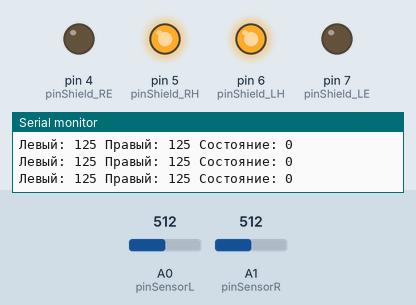
Simulated run of this sketch. Board: Arduino Uno, built with avr-gcc and run on an emulated ATmega328P. Parts: output pins drawn as LEDs (lit = HIGH), the last lines printed to the serial monitor. The inputs (shaded band) are chosen by the test bench; at power-on: A0 (pinSensorL) = 512, A1 (pinSensorR) = 512.

Above: at 3.2 s.
3.3 s: A0 (pinSensorL) set to 821
6.3 s: A0 (pinSensorL) set to 849
At 6.7 s:
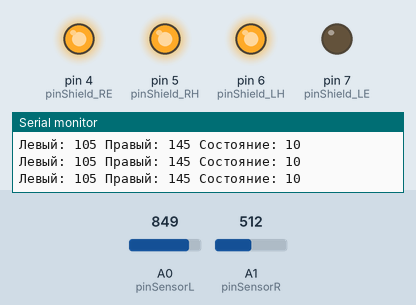
7.8 s: A1 (pinSensorR) set to 823
10.8 s: A1 (pinSensorR) set to 839
At 11.2 s:
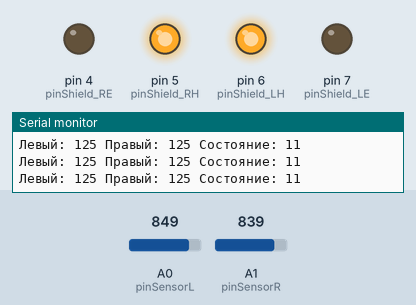
13.8 s: A0 (pinSensorL) set to 716
At 14.1 s:
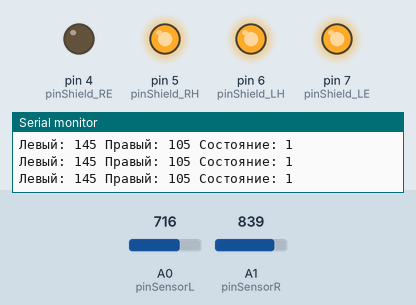
15.3 s: A1 (pinSensorR) set to 716
At 15.8 s:
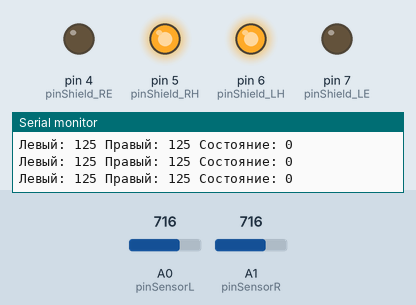
Timing chart, 0 to 18.3 s (numbered marks = the images above; inputs shaded):
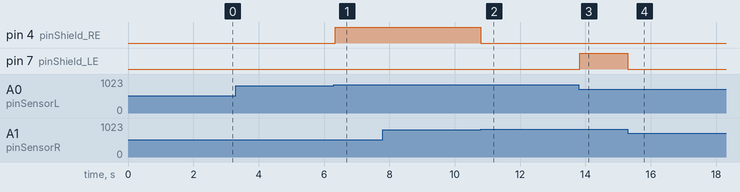

The sketch:

fol_t_line.ino
```cpp
#define pinSensorL A0  // Левый датчик линии (аналоговый пин A0)
#define pinSensorR A1  // Правый датчик линии (аналоговый пин A1)
#define pinShield_LH 6 // Направление ЛЕВОГО мотора (HIGH/LOW = вперед/назад)
#define pinShield_LE 7 // Скорость ЛЕВОГО мотора (ШИМ, 0-255)
#define pinShield_RE 4 // Скорость ПРАВОГО мотора (ШИМ, 0-255)
#define pinShield_RH 5 // Направление ПРАВОГО мотора (HIGH/LOW = вперед/назад)


const uint16_t valSensor1 = 930;  // Значение датчика НА линии (черный)
const uint16_t valSensor0 = 730;  // Значение датчика ВНЕ линии (белый)
const uint8_t valSpeed = 125;     // Базовая скорость (50% от максимума 255)
const uint8_t valTurning = 20;    // Интенсивность поворота
const uint32_t tmrDelay = 2000;   // Время потери линии до остановки (2 сек)
const bool arrRoute[2] = {1,1};   // Направление моторов [правый, левый]


uint8_t arrSpeed[2];     // Текущие скорости моторов [правый, левый]
uint16_t valSensorM;     // ПОРОГОВОЕ значение датчика (середина между линией и полем)
uint8_t valSensor;       // ТЕКУЩЕЕ состояние датчиков в битах (0bxxxxxxLR)
bool flgLine;            // Флаг: 0=темная линия, 1=светлая линия
int8_t flgTurning;       // Направление: -1=влево, 0=прямо, +1=вправо
bool flgPWM;             // Флаг необходимости обновить скорости моторов
bool flgStop;            // Флаг необходимости остановки
uint32_t tmrMillis;      // Таймер для отслеживания потери линии


void setup(){
//  Узнаём цвет линии используемой на трассе
    flgLine = (valSensor0 > valSensor1);                            // Если условие выполняется - линия светлая, иначе тёмная
//  Вычисляем среднее значение между показаниями датчиков на линии и вне линии
    if(flgLine){ valSensorM = valSensor1 + (valSensor0 - valSensor1) / 2; }
    else       { valSensorM = valSensor0 + (valSensor1 - valSensor0) / 2; }
//  Устанавливаем начальную скорость обоих моторов
    arrSpeed[1] = valSpeed;                                         // Скорость левого мотора
    arrSpeed[0] = valSpeed;                                         // Скорость правого мотора
//  Устанавливаем начальные флаги
    flgPWM = 1; flgTurning = 0; flgStop = 0;
//  Устанавливаем режим работы выводов и направление моторов
    pinMode     (pinSensorL,   INPUT      );                        // Левый датчик линии как вход
    pinMode     (pinSensorR,   INPUT      );                        // Правый датчик линии как вход
    pinMode     (pinShield_LH, OUTPUT     );                        // Направление левого мотора как выход
    pinMode     (pinShield_LE, OUTPUT     );                        // ШИМ левого мотора как выход
    pinMode     (pinShield_RE, OUTPUT     );                        // ШИМ правого мотора как выход
    pinMode     (pinShield_RH, OUTPUT     );                        // Направление правого мотора как выход
    digitalWrite(pinShield_LH, arrRoute[1]);                        // Устанавливаем направление левого мотора
    digitalWrite(pinShield_RH, arrRoute[0]);                        // Устанавливаем направление правого мотора
//  Инициализация Serial для отладки
    Serial.begin(9600);
    while(!Serial){}                                                // Ждем инициализации Serial
    Serial.println("Робот готов!");
    Serial.print("Пороговое значение датчиков: ");
    Serial.println(valSensorM);
//  Устанавливаем задержку перед стартом и обновляем таймер
    delay(2000);
    tmrMillis = millis();
}

void loop(){
//  Читаем показания датчиков и преобразуем их в логические уровни
    valSensor = 0;                                                  // Сбрасываем все биты переменной valSensor
    valSensor |= ((analogRead(pinSensorL) > valSensorM) ^ flgLine) << 1;  // Устанавливаем 1 бит (левый датчик)
    valSensor |= ((analogRead(pinSensorR) > valSensorM) ^ flgLine) << 0;  // Устанавливаем 0 бит (правый датчик)

//  Определяем действия в соответствии с текущим положением датчиков
    switch(valSensor){
        case 0b00:                                                  // 00 - Оба датчика вне линии
            tmrMillis = millis();
            flgPWM = 1;
            flgTurning = 0;
            flgStop = 0;
            break;

        case 0b01:                                                  // 01 - Правый датчик на линии, левый вне линии
            tmrMillis = millis();
            flgPWM = 1;
            flgTurning = 1;                                         // Поворачиваем направо
            flgStop = 0;
            break;

        case 0b10:                                                  // 10 - Левый датчик на линии, правый вне линии
            tmrMillis = millis();
            flgPWM = 1;
            flgTurning = -1;                                        // Поворачиваем налево
            flgStop = 0;
            break;

        case 0b11:                                                  // 11 - Оба датчика на линии
            tmrMillis = millis();
            flgPWM = 1;
            flgTurning = 0;                                         // Движемся прямо
            flgStop = 0;
            break;
    }

    // Проверяем переполнение millis()
    if(tmrMillis > millis()) {
        tmrMillis = 0;
    }

    // Останавливаемся если линия потеряна на долгое время
    if(millis() - tmrMillis > tmrDelay) {
        flgPWM = 1;
        flgTurning = 0;
        flgStop = 1;
    }

//  Устанавливаем ШИМ для моторов
    if(flgPWM) {
        flgPWM = 0;

        // Устанавливаем скорости в зависимости от направления поворота
        switch(flgTurning) {
            case -1:  // Поворот налево
                arrSpeed[1] = valSpeed - valTurning;                // Замедляем левый мотор
                arrSpeed[0] = valSpeed + valTurning;                // Ускоряем правый мотор
                break;

            case 0:   // Прямое движение
                arrSpeed[1] = valSpeed;                             // Оба мотора на базовой скорости
                arrSpeed[0] = valSpeed;
                break;

            case 1:   // Поворот направо
                arrSpeed[1] = valSpeed + valTurning;                // Ускоряем левый мотор
                arrSpeed[0] = valSpeed - valTurning;                // Замедляем правый мотор
                break;
        }

        // Ограничиваем скорости в диапазоне 0-255
        arrSpeed[1] = constrain(arrSpeed[1], 0, 255);
        arrSpeed[0] = constrain(arrSpeed[0], 0, 255);

        // Останавливаем моторы если установлен флаг остановки
        if(flgStop) {
            arrSpeed[1] = 0;
            arrSpeed[0] = 0;
        }

        // Применяем скорости к моторам
        analogWrite(pinShield_LE, arrSpeed[1]);
        analogWrite(pinShield_RE, arrSpeed[0]);

        // Отладочный вывод (опционально)
        Serial.print("Левый: ");
        Serial.print(arrSpeed[1]);
        Serial.print(" Правый: ");
        Serial.print(arrSpeed[0]);
        Serial.print(" Состояние: ");
        Serial.println(valSensor, BIN);
    }
}
```

MoR.cpp
```cpp
#include <stdio.h>
#include<locale.h>

typedef long long int RUB;


struct Car
{
	RUB petrol;
	RUB tax;
};


struct Home
{
	RUB tax;
	RUB moving;
	RUB deduction;
	RUB contribution;
	RUB price;
};


struct Person
{
	struct Car car;
	struct Home home;
	RUB bank_account;
	RUB salary;
	RUB investmens;
	RUB monthly_payment;
	RUB food;
	RUB cloth;
	// RUB internet;
	// RUB public_servise;
};


Person JOHN;
Person ANNA;


/* void JOHN_income()
{
	JOHN.bank_account += JOHN.salary;
} */


/* void ANNA_income()
{
	ANNA.bank_account += ANNA.salary;
} */


void JOHN_salary (const int year, const int month)
{
	if (month == 3) {
		JOHN.salary = JOHN.salary * 1.03; // Indexation
	}

	if (year == 2035 && month == 1) {
		JOHN.salary *= 1.5; // Promotion
	}

	JOHN.bank_account += JOHN.salary;
}


void ANNA_salary(const int year, const int month)
{
	if (month == 3) {
		ANNA.salary = ANNA.salary * 1.03; // Indexation
	}

	if (year == 2035 && month == 1) {
		ANNA.salary *= 1.5; // Promotion
	}

	ANNA.bank_account += ANNA.salary;
}


void JOHN_base_expenses ()
{
	JOHN.bank_account -= JOHN.cloth;
	JOHN.bank_account -= JOHN.food;
/*	JOHN.bank_account -= JOHN.internet;
	JOHN.bank_account -= JOHN.public_servise; */
}


void ANNA_base_expenses()
{
	ANNA.bank_account -= ANNA.cloth;
	ANNA.bank_account -= ANNA.food;
/*	ANNA.bank_account -= ANNA.internet;
	ANNA.bank_account -= ANNA.public_servise; */
}


void JOHN_car (const int month)
{
	if (month == 12) {
		JOHN.bank_account -= JOHN.car.tax;
	}

	JOHN.bank_account -= JOHN.car.petrol;
}


void ANNA_car(const int month)
{
	if (month == 12) {
		ANNA.bank_account -= ANNA.car.tax;
	}

	ANNA.bank_account -= ANNA.car.petrol;
}


void JOHN_investments (const int month)
{
	if (month == 1) {
		JOHN.investmens *= 1.15; // Percentages
	}

	JOHN.investmens += JOHN.salary*0.1;
	JOHN.bank_account -= JOHN.salary * 0.1; // Monthly deductions
}


void ANNA_investments (const int month)
{
	if (month == 1) {
		ANNA.investmens *= 1.15; // Percentages
	}

	ANNA.investmens += ANNA.salary * 0.2;
	ANNA.bank_account -= ANNA.salary * 0.2; // Monthly deductions
}


void JOHN_house_tax (const int month)
{
	if (month == 12) {
		JOHN.bank_account -= JOHN.home.tax;
	}
}


void ANNA_moving (const int year, const int month)
{
	if ((year == 2030 || year == 2040 || year == 2045) && month == 5) {
		ANNA.bank_account -= ANNA.home.moving;
	}
}


void JOHN_repair (const int month)
{
	if (month == 7) {
		JOHN.bank_account -= JOHN.home.price * 0,005; // 0,5% îò ñòîèìîñòè æèëüÿ êàæäûé ãîä
	}
}


void JOHN_deducation()
{
		JOHN.bank_account += JOHN.home.deduction;
}


void JOHN_contridution ()
{
	JOHN.bank_account -= JOHN.home.contribution;
}


void JOHN_house_price (const int month)
{
	if (month == 12) {
		JOHN.home.price *= 1.08;
	}
}


void JOHN_monthly_payment(const int year, const int month)
{
	JOHN.bank_account -= JOHN.monthly_payment;
}


void ANNA_monthly_payment(const int year, const int month)
{
	if ((year == 2030 || year == 2040 || year == 2045) && month == 5) {
		ANNA.monthly_payment *= 1.5;
	}

	ANNA.bank_account -= ANNA.monthly_payment;
}


void simulation()
{
	int year = 2025;
	int month = 9;

	JOHN_contridution();

	while (!(year == 2050 && month == 9)) {
		JOHN_salary(year, month);
		ANNA_salary(year, month);

		JOHN_base_expenses();
		ANNA_base_expenses();

		JOHN_car(month);
		ANNA_car(month);

		JOHN_investments(month);
		ANNA_investments(month);

		JOHN_house_tax(month);

		ANNA_moving(year, month);

		JOHN_repair(month);

		JOHN_house_price(month);

		JOHN_monthly_payment(year, month);
		ANNA_monthly_payment(year, month);

/*		JOHN_income();
		ANNA_income();  */

		++month;
		if (month == 13) {
			month = 1;
			++year;
		}
	}

	JOHN_deducation();
}


void print_JOHN_info()
{
	JOHN.bank_account += JOHN.investmens;
	printf("John capital = %d RUB\n", JOHN.bank_account);
}


void print_ANNA_info()
{
	ANNA.bank_account += ANNA.investmens;
	printf("Anna capital = %d RUB\n", ANNA.bank_account);
}


void JOHN_init()
{
	JOHN.bank_account = 5000 * 1000;
	JOHN.salary = 400 * 1000;
	JOHN.food = 30000;
	JOHN.cloth = 10000;
	JOHN.car.petrol = 10000;
	JOHN.car.tax = 15000;
	JOHN.home.tax = 30000;
	// JOHN.public_servise = 20000;
	// JOHN.internet = 5000;
	JOHN.investmens = 200 * 1000;
	JOHN.home.deduction = 650*1000;
	JOHN.home.contribution = 5000*1000;
	JOHN.monthly_payment = 280274;
	JOHN.home.price = 15*1000*1000;
}


void ANNA_init()
{
	ANNA.bank_account = 1000 * 1000;
	ANNA.salary = 400 * 1000;
	ANNA.food = 30000;
	ANNA.cloth = 15000;
	ANNA.car.petrol = 20000;
	ANNA.car.tax = 12000;
	// ANNA.public_servise = 25000;
	// ANNA.internet = 5000;
	ANNA.investmens = 200 * 1000;
	ANNA.home.moving = 50000;
	ANNA.monthly_payment = 180*1000;
}


int main()
{
	JOHN_init();

	ANNA_init();

	simulation();

	print_JOHN_info();

	print_ANNA_info();
}
```

Measured:
- the behaviour switches between 830 and 831 on A0 (pinSensorL) (found by bisection; images 0 and 1)
- the behaviour switches between 830 and 831 on A1 (pinSensorR) (found by bisection; images 1 and 2)
- after the input at 6.3 s, pin 4 (pinShield_RE): LOW → HIGH at once
- after the input at 10.8 s, pin 4 (pinShield_RE): HIGH → LOW at once
- after the input at 13.8 s, pin 7 (pinShield_LE): LOW → HIGH at once
- after the input at 15.3 s, pin 7 (pinShield_LE): HIGH → LOW at once
